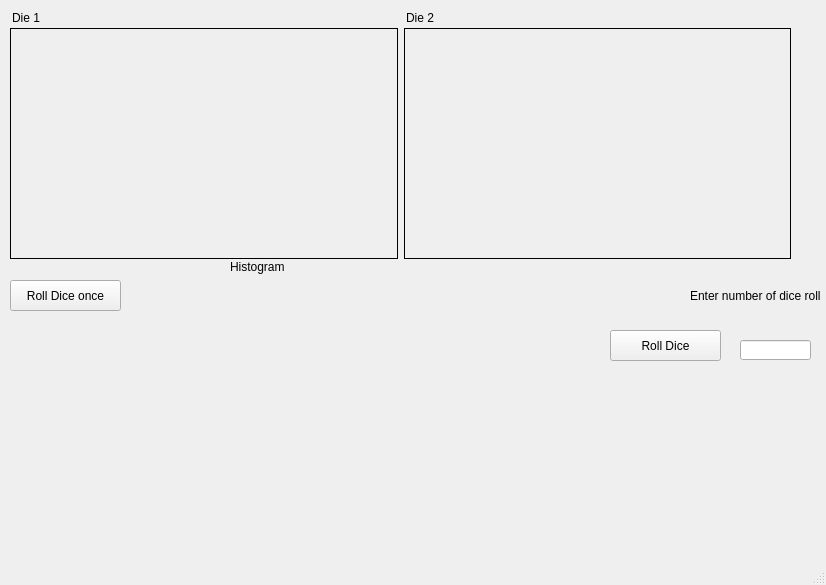
<?xml version="1.0" encoding="UTF-8"?>
<ui version="4.0">
 <class>MainWindow</class>
 <widget class="QMainWindow" name="MainWindow">
  <property name="geometry">
   <rect>
    <x>0</x>
    <y>0</y>
    <width>826</width>
    <height>585</height>
   </rect>
  </property>
  <property name="windowTitle">
   <string>MainWindow</string>
  </property>
  <widget class="QWidget" name="centralwidget">
   <widget class="QWidget" name="layoutWidget">
    <property name="geometry">
     <rect>
      <x>12</x>
      <y>10</y>
      <width>781</width>
      <height>16</height>
     </rect>
    </property>
    <layout class="QHBoxLayout" name="horizontalLayout_3">
     <item>
      <widget class="QLabel" name="label_4">
       <property name="text">
        <string>Die 1</string>
       </property>
      </widget>
     </item>
     <item>
      <widget class="QLabel" name="label_9">
       <property name="text">
        <string>Die 2</string>
       </property>
      </widget>
     </item>
    </layout>
   </widget>
   <widget class="QWidget" name="layoutWidget_4">
    <property name="geometry">
     <rect>
      <x>10</x>
      <y>28</y>
      <width>781</width>
      <height>231</height>
     </rect>
    </property>
    <layout class="QHBoxLayout" name="horizontalLayout_2">
     <item>
      <widget class="QLabel" name="label">
       <property name="maximumSize">
        <size>
         <width>16777215</width>
         <height>16777215</height>
        </size>
       </property>
       <property name="styleSheet">
        <string notr="true">border: 1px solid black;</string>
       </property>
       <property name="text">
        <string/>
       </property>
      </widget>
     </item>
     <item>
      <widget class="QLabel" name="label_2">
       <property name="maximumSize">
        <size>
         <width>16777215</width>
         <height>16777215</height>
        </size>
       </property>
       <property name="styleSheet">
        <string notr="true">border: 1px solid black;</string>
       </property>
       <property name="text">
        <string/>
       </property>
      </widget>
     </item>
    </layout>
   </widget>
   <widget class="QLabel" name="label_6">
    <property name="geometry">
     <rect>
      <x>230</x>
      <y>260</y>
      <width>132</width>
      <height>14</height>
     </rect>
    </property>
    <property name="text">
     <string>Histogram</string>
    </property>
   </widget>
   <widget class="QPushButton" name="pushButton">
    <property name="geometry">
     <rect>
      <x>10</x>
      <y>280</y>
      <width>111</width>
      <height>31</height>
     </rect>
    </property>
    <property name="text">
     <string>Roll Dice once</string>
    </property>
   </widget>
   <widget class="QLineEdit" name="lineEdit">
    <property name="geometry">
     <rect>
      <x>740</x>
      <y>340</y>
      <width>71</width>
      <height>20</height>
     </rect>
    </property>
   </widget>
   <widget class="QLabel" name="label_3">
    <property name="geometry">
     <rect>
      <x>690</x>
      <y>280</y>
      <width>131</width>
      <height>31</height>
     </rect>
    </property>
    <property name="text">
     <string>Enter number of dice rolls</string>
    </property>
   </widget>
   <widget class="QPushButton" name="pushButton_2">
    <property name="geometry">
     <rect>
      <x>610</x>
      <y>330</y>
      <width>111</width>
      <height>31</height>
     </rect>
    </property>
    <property name="text">
     <string>Roll Dice</string>
    </property>
   </widget>
  </widget>
  <widget class="QMenuBar" name="menubar">
   <property name="geometry">
    <rect>
     <x>0</x>
     <y>0</y>
     <width>826</width>
     <height>22</height>
    </rect>
   </property>
  </widget>
  <widget class="QStatusBar" name="statusbar"/>
 </widget>
 <resources/>
 <connections/>
</ui>
